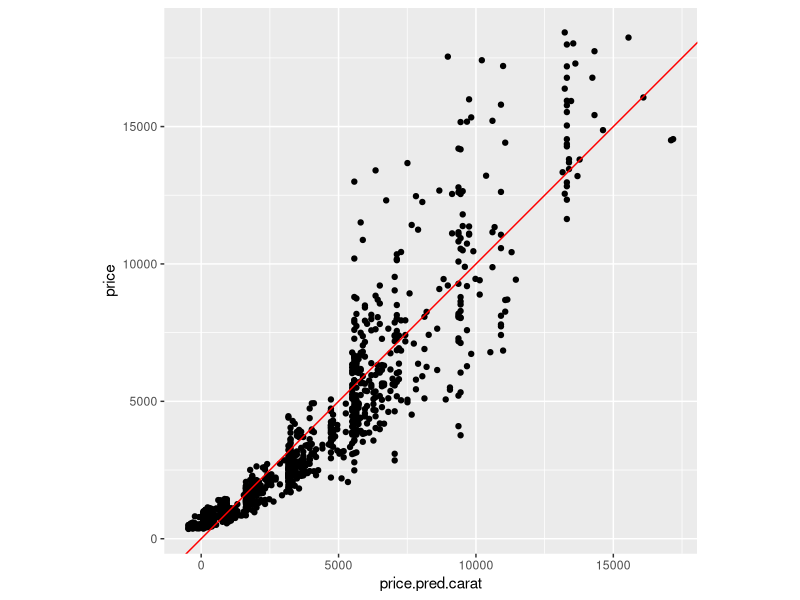
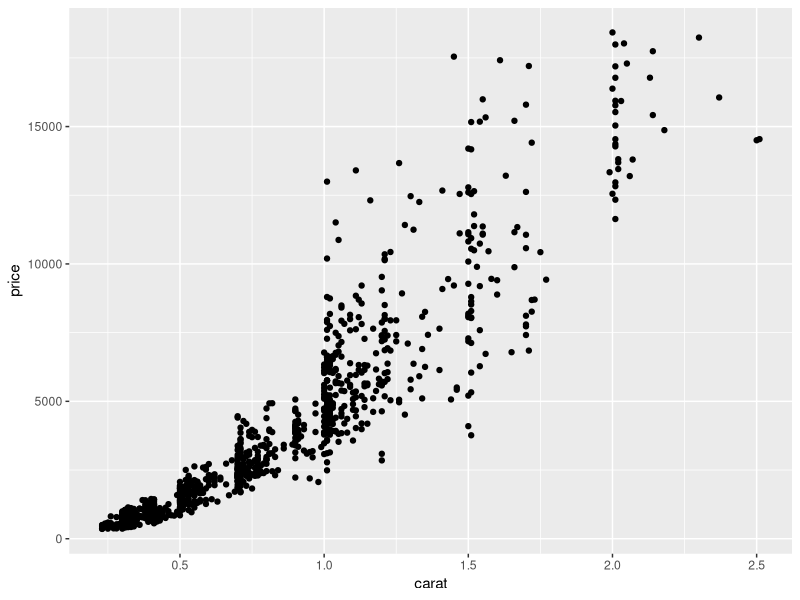
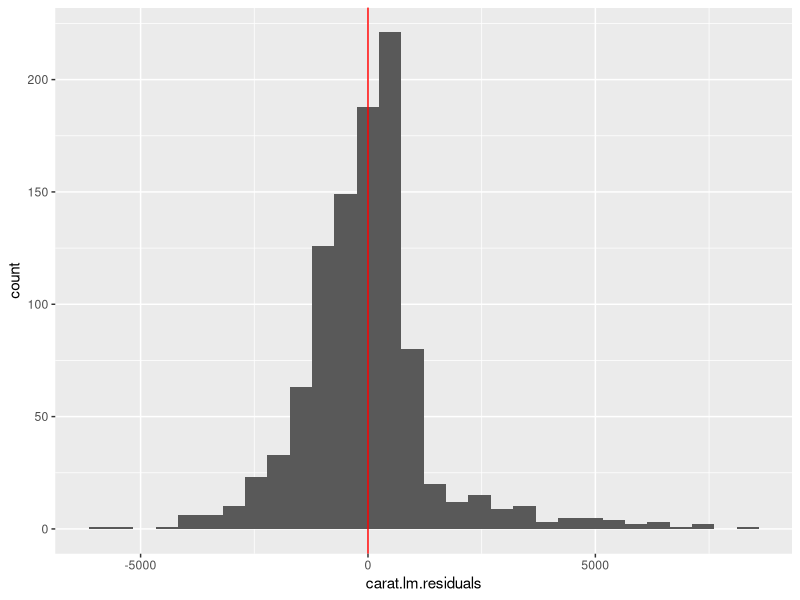
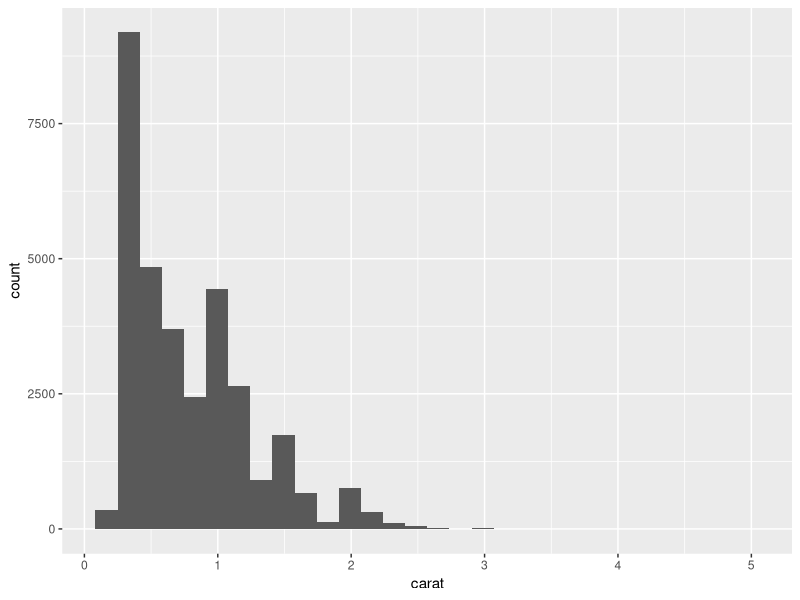
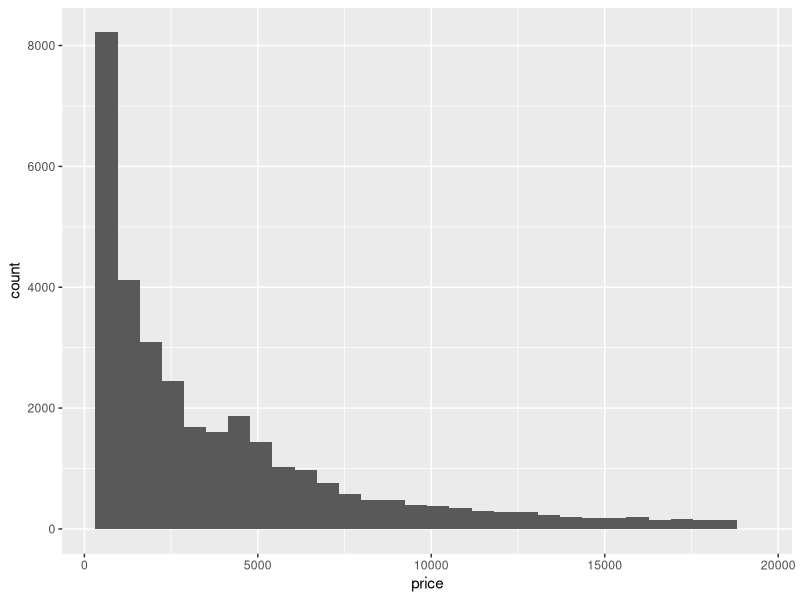
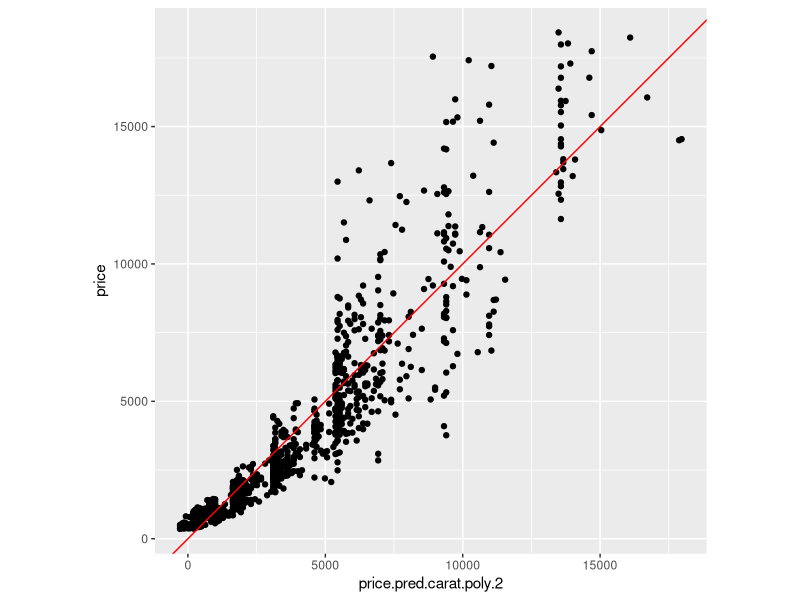
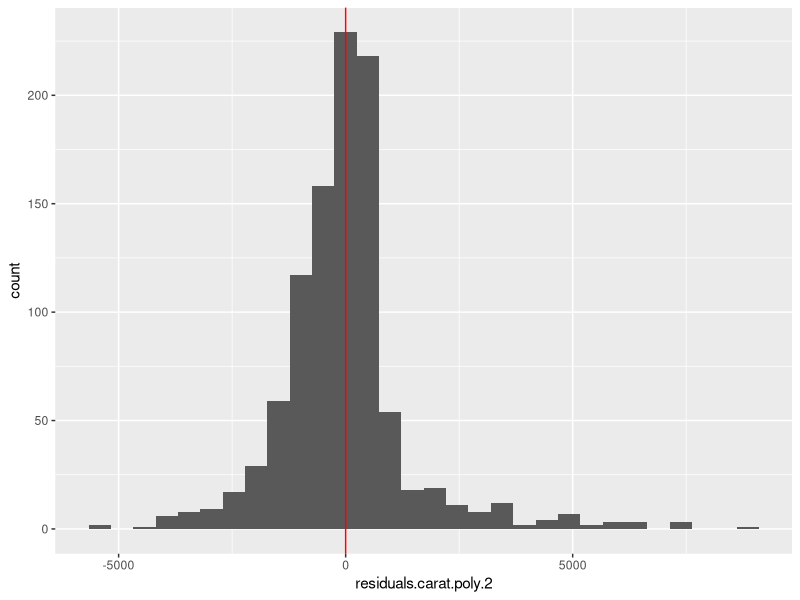
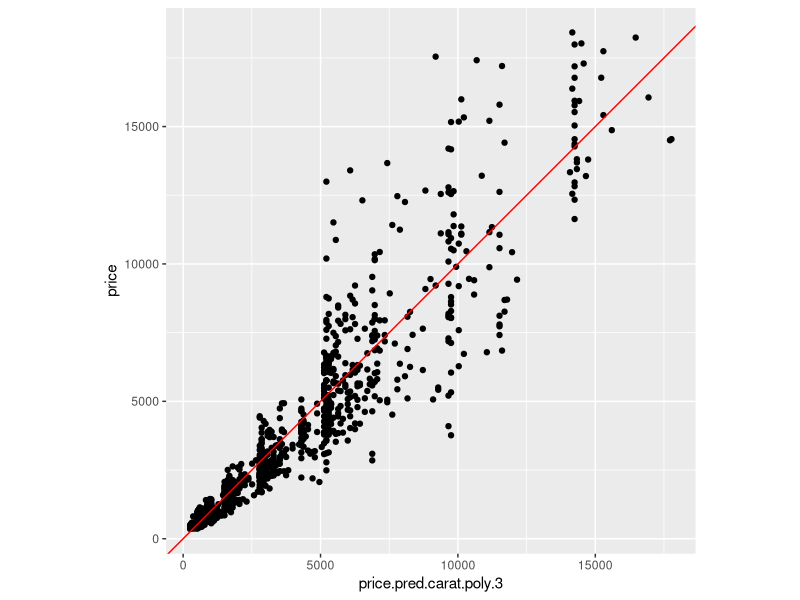

Generate these figures, in order, with R:
library(tidyverse)

# check out our data
diamonds

# training/test/validation split
set.seed(12345)
train.proportion <- 0.6
test.proportion <- 0.2
validation.proportion <- 0.2

# pull out the training data
train.index <- sample(1:nrow(diamonds), nrow(diamonds)*train.proportion)
train.data <- diamonds[train.index,]

# select test and validation from what's left over
holdout.data <- diamonds[-train.index,]
test.index <- sample(1:nrow(holdout.data), nrow(diamonds)*test.proportion)
test.data <- holdout.data[test.index,]
validation.data <- holdout.data[-test.index,]


### train a linear regression model using a single variable as predictor
carat.lm <- lm(data = train.data, price ~ carat)
summary(carat.lm)

train.data$price.pred.carat <- predict(carat.lm, newdata=train.data)

# sample just 1000 points from the training data for easy plotting
train.data.sample.idx <- sample(1:nrow(train.data), 1000)

# plot price vs. the model predictions
ggplot(data=train.data[train.data.sample.idx,]) + 
  geom_point(mapping = aes(x=price.pred.carat,y=price)) +
  coord_equal(ratio=1) + 
  geom_abline(intercept=0, slope=1, color="red")
# coord_equal ensures the x and y scales are the same

# note: some price predictions are less than 0 - why is this?

# compare with the plot of price vs carat directly
ggplot(data=train.data[train.data.sample.idx,]) + 
  geom_point(mapping = aes(x=carat,y=price))

# check out the distribution of residuals for this model
train.data$carat.lm.residuals <- train.data$price - train.data$price.pred.carat
ggplot(data=train.data[train.data.sample.idx,]) +
  geom_histogram(mapping = aes(x=carat.lm.residuals)) + 
  geom_vline(xintercept = 0, color="red")

# linear regression assumes error is normally distributed - are we close?

# look at the distributions of carat and price independently
ggplot(data=train.data) +
  geom_histogram(mapping = aes(x=carat))

ggplot(data=train.data) +
  geom_histogram(mapping = aes(x=price))


### Polynomial models ###

# try adding a higher-order term
# aka fitting price to a 2nd-order polynomial of carat
carat.lm.poly.2 <- lm(data = train.data, price ~ carat + I(carat^2))
summary(carat.lm.poly.2)

# plot price vs predicted price for the polynomial model
train.data$price.pred.carat.poly.2 <- predict(carat.lm.poly.2, newdata=train.data)
ggplot(data=train.data[train.data.sample.idx,]) + 
  geom_point(mapping = aes(x=price.pred.carat.poly.2,y=price)) +
  coord_equal(ratio=1) + 
  geom_abline(intercept=0, slope=1, color="red")

# look at the distribution of residuals
train.data$residuals.carat.poly.2 <- train.data$price - train.data$price.pred.carat.poly.2
ggplot(data=train.data[train.data.sample.idx,]) +
  geom_histogram(mapping = aes(x=residuals.carat.poly.2)) + 
  geom_vline(xintercept = 0, color="red")

# try a 3rd-order polynomial
carat.lm.poly.3 <- lm(data = train.data, price ~ carat + I(carat^2) + I(carat^3))
summary(carat.lm.poly.3)

# plot price vs predicted price for the 3rd-order polynomial model
train.data$price.pred.carat.poly.3 <- predict(carat.lm.poly.3, newdata=train.data)

ggplot(data=train.data[train.data.sample.idx,]) + 
  geom_point(mapping = aes(x=price.pred.carat.poly.3,y=price)) +
  coord_equal(ratio=1) + 
  geom_abline(intercept=0, slope=1, color="red")

# look at the distribution of residuals for the poly 3 model
train.data$residuals.carat.poly.3 <- train.data$price - train.data$price.pred.carat.poly.3
ggplot(data=train.data[train.data.sample.idx,]) +
  geom_histogram(mapping = aes(x=residuals.carat.poly.3)) + 
  geom_vline(xintercept = 0, color="red")

# compare performance of each model against the validation set

# compute predicted price by each model for the validation set
validation.data$price.pred.carat.lm <- predict(carat.lm, newdata=validation.data)
validation.data$price.pred.carat.poly.2 <- predict(carat.lm.poly.2, newdata=validation.data)
validation.data$price.pred.carat.poly.3 <- predict(carat.lm.poly.3, newdata=validation.data)

# look at some actual accuracy metrics
library(forecast)
accuracy(validation.data$price.pred.carat.lm, validation.data$price)
accuracy(validation.data$price.pred.carat.poly.2, validation.data$price)
accuracy(validation.data$price.pred.carat.poly.3, validation.data$price)

# ME: Mean Error
# RMSE: Root Mean Squared Error
# MAE: Mean Absolute Error
# MPE: Mean Percentage Error
# MAPE: Mean Absolute Percentage Error

# R-squared
cor(validation.data$price.pred.carat.lm, validation.data$price)^2
cor(validation.data$price.pred.carat.poly.2, validation.data$price)
cor(validation.data$price.pred.carat.poly.3, validation.data$price)

# what about adjusted R-squared?



### Why not use higher-order polynomials all the time? ###

# try with a tiny training dataset
set.seed(11235)
train.data.tiny.index <- sample(1:nrow(train.data), 10)
train.data.tiny <- train.data[train.data.tiny.index,]

ggplot(data=train.data.tiny) + 
  geom_point(mapping = aes(x = carat, y = price))

# train our 3 polynomial models on the tiny dataset
tiny.poly.1 <- lm(data=train.data.tiny, price ~ carat)
summary(tiny.poly.1)

tiny.poly.2 <- lm(data=train.data.tiny, price ~ carat + I(carat^2))
summary(tiny.poly.2)

tiny.poly.3 <- lm(data=train.data.tiny, price ~ carat + I(carat^2) + I(carat^3))
summary(tiny.poly.3)

tiny.poly.5 <- lm(data=train.data.tiny, price ~ carat + I(carat^2) + I(carat^3)
                  + I(carat^4) + I(carat^5))
summary(tiny.poly.5)

tiny.poly.8 <- lm(data=train.data.tiny, price ~ carat + I(carat^2) + I(carat^3)
                  + I(carat^4) + I(carat^5) + I(carat^6) + I(carat^7)+ I(carat^8))
summary(tiny.poly.8)
# look at the curves fit by each model

# simple linear model
tiny.poly.1$coefficients
ggplot(data=train.data.tiny) + 
  geom_point(mapping = aes(x = carat, y = price)) + 
  stat_function(geom = "line",
                fun = function(x) tiny.poly.1$coefficients[1] + 
                  tiny.poly.1$coefficients[2]*x
                )


# 2nd-order polynomial
tiny.poly.2$coefficients
ggplot(data=train.data.tiny) + 
  geom_point(mapping = aes(x = carat, y = price)) + 
  stat_function(geom = "line",
                fun = function(x) tiny.poly.2$coefficients[1] + 
                  tiny.poly.2$coefficients[2]*x + 
                  tiny.poly.2$coefficients[3]*x^2
  )

# 3rd-order polynomial
tiny.poly.3$coefficients
ggplot(data=train.data.tiny) + 
  geom_point(mapping = aes(x = carat, y = price)) + 
  stat_function(geom = "line",
                fun = function(x) tiny.poly.3$coefficients[1] + 
                  tiny.poly.3$coefficients[2]*x + 
                  tiny.poly.3$coefficients[3]*x^2 + 
                  tiny.poly.3$coefficients[4]*x^3
  )


# 5th-order polynomial
tiny.poly.5$coefficients
ggplot(data=train.data.tiny) + 
  geom_point(mapping = aes(x = carat, y = price)) + 
  stat_function(geom = "line",
                fun = function(x) tiny.poly.5$coefficients[1] + 
                  tiny.poly.5$coefficients[2]*x + 
                  tiny.poly.5$coefficients[3]*x^2 + 
                  tiny.poly.5$coefficients[4]*x^3 + 
                  tiny.poly.5$coefficients[5]*x^4 + 
                  tiny.poly.5$coefficients[6]*x^5
  )

# what happens when we extrapolate?
ggplot(data=train.data.tiny) + 
  geom_point(mapping = aes(x = carat, y = price)) + 
  stat_function(geom = "line",
                fun = function(x) tiny.poly.5$coefficients[1] + 
                  tiny.poly.5$coefficients[2]*x + 
                  tiny.poly.5$coefficients[3]*x^2 + 
                  tiny.poly.5$coefficients[4]*x^3 + 
                  tiny.poly.5$coefficients[5]*x^4 + 
                  tiny.poly.5$coefficients[6]*x^5
  ) + xlim(0,2)

# 8th-order polynomial
tiny.poly.8$coefficients
ggplot(data=train.data.tiny) + 
  geom_point(mapping = aes(x = carat, y = price)) + 
  stat_function(geom = "line",
                fun = function(x) tiny.poly.8$coefficients[1] + 
                  tiny.poly.8$coefficients[2]*x + 
                  tiny.poly.8$coefficients[3]*x^2 + 
                  tiny.poly.8$coefficients[4]*x^3 + 
                  tiny.poly.8$coefficients[5]*x^4 + 
                  tiny.poly.8$coefficients[6]*x^5 + 
                  tiny.poly.8$coefficients[7]*x^6 + 
                  tiny.poly.8$coefficients[8]*x^7 + 
                  tiny.poly.8$coefficients[9]*x^8
  )

# check out the validation results
validation.data$val.preds.tiny.poly.1 <- predict(tiny.poly.1, newdata = validation.data)
ggplot(data=validation.data) +
  geom_point(mapping = aes(x=val.preds.tiny.poly.1, y=price)) +
  coord_equal(ratio=1) + 
  geom_abline(intercept=0, slope=1, color="red") + 
  ggtitle("Tiny Polynomial Model 1")

validation.data$val.preds.tiny.poly.2 <- predict(tiny.poly.2, newdata = validation.data)
ggplot(validation.data) +
  geom_point(mapping = aes(x=val.preds.tiny.poly.2, y=price)) +
  coord_equal(ratio=1) + 
  geom_abline(intercept=0, slope=1, color="red") + 
  ggtitle("Tiny Polynomial Model 2")

validation.data$val.preds.tiny.poly.3 <- predict(tiny.poly.3, newdata = validation.data)
ggplot(validation.data) +
  geom_point(mapping = aes(x=val.preds.tiny.poly.3, y=price)) +
  coord_equal(ratio=1) + 
  geom_abline(intercept=0, slope=1, color="red") + 
  ggtitle("Tiny Polynomial Model 3")

validation.data$val.preds.tiny.poly.5 <- predict(tiny.poly.5, newdata = validation.data)
ggplot(validation.data) +
  geom_point(mapping = aes(x=val.preds.tiny.poly.5, y=price)) +
  geom_abline(intercept=0, slope=1, color="red") + 
  ggtitle("Tiny Polynomial Model 5")

validation.data$val.preds.tiny.poly.8 <- predict(tiny.poly.8, newdata = validation.data)
ggplot(validation.data) +
  geom_point(mapping = aes(x=val.preds.tiny.poly.8, y=price)) +
  geom_abline(intercept=0, slope=1, color="red") + 
  ggtitle("Tiny Polynomial Model 8")

# some predictions WAY off for the higher-order models - why is this?

# compare accuracy measures across models
library(forecast)
accuracy(validation.data$val.preds.tiny.poly.1, validation.data$price)
accuracy(validation.data$val.preds.tiny.poly.2, validation.data$price)
accuracy(validation.data$val.preds.tiny.poly.3, validation.data$price)
accuracy(validation.data$val.preds.tiny.poly.5, validation.data$price)
accuracy(validation.data$val.preds.tiny.poly.8, validation.data$price)

# ME: Mean Error
# RMSE: Root Mean Squared Error
# MAE: Mean Absolute Error
# MPE: Mean Percentage Error
# MAPE: Mean Absolute Percentage Error

# R-squared
cor(validation.data$val.preds.tiny.poly.1, validation.data$price) ^ 2
cor(validation.data$val.preds.tiny.poly.2, validation.data$price) ^ 2
cor(validation.data$val.preds.tiny.poly.3, validation.data$price) ^ 2
cor(validation.data$val.preds.tiny.poly.5, validation.data$price) ^ 2
cor(validation.data$val.preds.tiny.poly.8, validation.data$price) ^ 2

